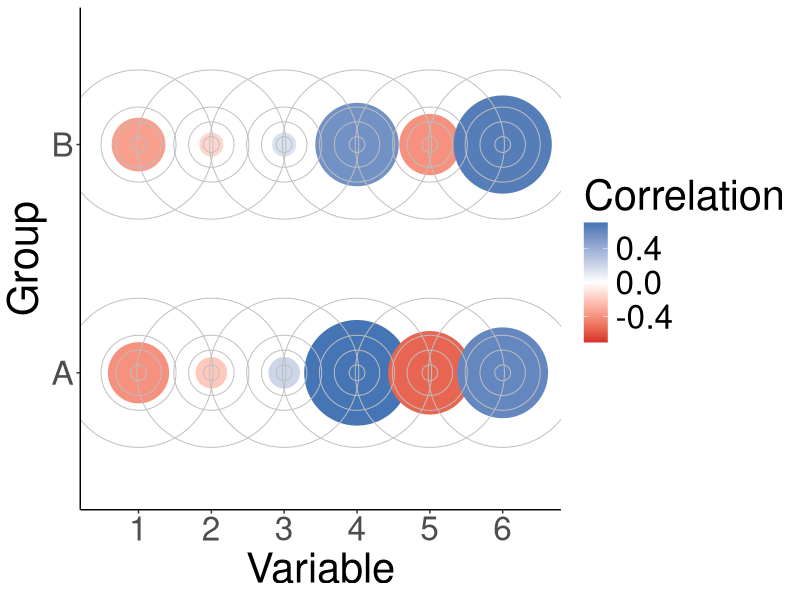

R code for this plot:
Data = data.frame(
  Correlation = c(-.4,-.2,.2,.7,-.55,.6,-.35,-.15,.15,.55,-.4,.65),
  Group = sort(rep(c(1,1.1),6)),
  Variable = rep(1:6,2)
)

brew_colour = c("#d73027", "#c13a3c", "#ab4551", "#8a5472", "#71608a", "#5b6b9f", "#4575b4")


library(ggplot2)
ggplot(aes(x=Variable,y=Group,colour=Correlation),data=Data)+
  geom_point(size=abs(Data$Correlation)*50)+
  geom_point(size=50,shape = 21,colour = 'grey')+
  geom_point(size=50*.5,shape = 21,colour = 'grey')+
  geom_point(size=50*.3,shape = 21,colour = 'grey')+
  geom_point(size=50*.1,shape = 21,colour = 'grey')+
  scale_color_gradient2(midpoint = 0, low = '#d73027', mid = "white", high = '#4575b4', limits = c(-.7,.7))+
  scale_y_continuous(breaks=c(1,1.1),labels = c('A','B'), limits = c(0.95,1.15))+
  scale_x_continuous(breaks=c(1:6),labels = c('1','2','3','4','5','6'), limits = c(0.5,6.5))+
  theme_classic()+theme(text = element_text(size=30))
  